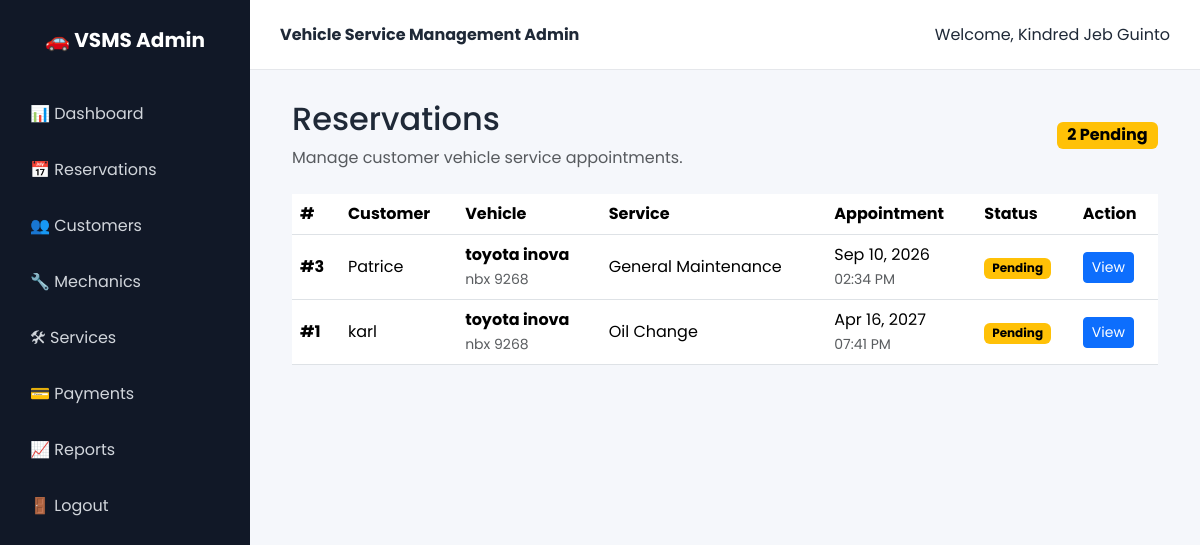
Page /vehicle-service-management-admin/reservations.php (signed in) on the committed database.
### tables this page shows
CREATE TABLE `reservations` (
  `id` int(11) NOT NULL,
  `user_id` int(11) NOT NULL,
  `vehicle_id` int(11) NOT NULL,
  `service_type` varchar(100) NOT NULL,
  `appointment_date` date NOT NULL,
  `appointment_time` time NOT NULL,
  `remarks` text DEFAULT NULL,
  `status` enum('Pending','Approved','In Progress','Completed','Cancelled') DEFAULT 'Pending',
  `mechanic_id` int(11) DEFAULT NULL,
  `created_at` timestamp NOT NULL DEFAULT current_timestamp()
);

CREATE TABLE `users` (
  `id` int(11) NOT NULL,
  `fullname` varchar(100) NOT NULL,
  `email` varchar(100) NOT NULL,
  `password` varchar(255) NOT NULL,
  `role` enum('customer','staff') DEFAULT 'customer',
  `created_at` timestamp NOT NULL DEFAULT current_timestamp()
);

CREATE TABLE `vehicles` (
  `id` int(11) NOT NULL,
  `user_id` int(11) NOT NULL,
  `brand` varchar(50) NOT NULL,
  `model` varchar(50) NOT NULL,
  `year` year(4) NOT NULL,
  `plate_number` varchar(20) NOT NULL,
  `color` varchar(30) DEFAULT NULL,
  `created_at` timestamp NOT NULL DEFAULT current_timestamp()
);

### vehicle-service-management-admin/reservations.php (the view, shortened to what this page needs)
<?php
include "includes/admin_header.php";
$query = "
    SELECT
        r.id,
        r.service_type,
        r.appointment_date,
        r.appointment_time,
        r.remarks,
        r.status,
        r.created_at,
        v.brand,
        v.model,
        v.plate_number,
        u.fullname AS customer_name
    FROM reservations r
    INNER JOIN vehicles v
        ON r.vehicle_id = v.id
    INNER JOIN users u
        ON r.user_id = u.id
    ORDER BY
        CASE
            WHEN r.status = 'Pending' THEN 1
            WHEN r.status = 'Approved' THEN 2
            WHEN r.status = 'In Progress' THEN 3
            WHEN r.status = 'Completed' THEN 4
            WHEN r.status = 'Cancelled' THEN 5
            ELSE 6
        END,
        r.appointment_date ASC,
        r.appointment_time ASC
";
$result = mysqli_query($conn, $query);
?>
<div class="container-fluid">
    <div class="d-flex justify-content-between align-items-center mb-4">
        <div>
            <h2>
                Reservations
            </h2>
            <p class="text-muted mb-0">
                Manage customer vehicle service appointments.
            </p>
        </div>
        <div>
            <span class="badge text-bg-warning fs-6">
                <?php
                $pending_query = "
                    SELECT COUNT(*) AS total
                    FROM reservations
                    WHERE status = 'Pending'
                ";
                $pending_result =
                    mysqli_query($conn, $pending_query);
                $pending = mysqli_fetch_assoc(
                    $pending_result
                );
                ?>
                <?= $pending['total']; ?> Pending
            </span>
        </div>
    </div>
    <div class="dashboard-card">
        <div class="table-responsive">
            <table class="table table-hover align-middle">
                <thead>
                    <tr>
                        <th>#</th>
                        <th>Customer</th>
                        <th>Vehicle</th>
                        <th>Service</th>
                        <th>Appointment</th>
                        <th>Status</th>
                        <th>Action</th>
                    </tr>
                </thead>
                <tbody>
                    <?php if (
                        $result &&
                        mysqli_num_rows($result) > 0
                    ): ?>
                        <?php while (
                            $reservation =
                            mysqli_fetch_assoc($result)
                        ): ?>
                            <?php
                            $status =
                                $reservation['status'];
                            $status_class = 'secondary';
                            if (
                                $status === 'Pending'
                            ) {
                                $status_class = 'warning';
                            } elseif (
                                $status === 'Approved'
                            ) {
                                $status_class = 'primary';
                            } elseif (
                                $status === 'In Progress'
                            ) {
                                $status_class = 'info';
                            } elseif (
                                $status === 'Completed'
                            ) {
                                $status_class = 'success';
                            } elseif (
                                $status === 'Cancelled'
                            ) {
                                $status_class = 'danger';
                            }
                            ?>
                            <tr>
                                <td>
                                    <strong>
                                        #<?= $reservation['id']; ?>
                                    </strong>
                                </td>
                                <td>
                                    <?= htmlspecialchars(
                                        $reservation[
                                            'customer_name'
                                        ]
                                    ); ?>
                                </td>
                                <td>
                                    <strong>
                                        <?= htmlspecialchars(
                                            $reservation[
                                                'brand'
                                            ]
                                        ); ?>
                                        <?= htmlspecialchars(
                                            $reservation[
                                                'model'
                                            ]
                                        ); ?>
                                    </strong>
                                    <br>
                                    <small class="text-muted">
                                        <?= htmlspecialchars(
                                            $reservation[
                                                'plate_number'
                                            ]
                                        ); ?>
                                    </small>
                                </td>
                                <td>
                                    <?= htmlspecialchars(
                                        $reservation[
                                            'service_type'
                                        ]
                                    ); ?>
                                </td>
                                <td>
                                    <?= date(
                                        'M d, Y',
                                        strtotime(
                                            $reservation[
                                                'appointment_date'
                                            ]
                                        )
                                    ); ?>
                                    <br>
                                    <small class="text-muted">
                                        <?= date(
                                            'h:i A',
                                            strtotime(
                                                $reservation[
                                                    'appointment_time'
                                                ]
                                            )
                                        ); ?>
                                    </small>
                                </td>
                                <td>
                                    <span
                                        class="badge text-bg-<?= $status_class; ?>"
                                    >
                                        <?= htmlspecialchars(
                                            $status
                                        ); ?>
                                    </span>
                                </td>
                                <td>
                                    <a
                                        href="reservation_view.php?id=<?= $reservation['id']; ?>"
                                        class="btn btn-sm btn-primary"
                                    >
                                        View
                                    </a>
                                </td>
                            </tr>
                        <?php endwhile; ?>
                    <?php endif; ?>
                </tbody>
            </table>
        </div>
    </div>
</div>
<?php
include "includes/admin_footer.php";
?>

### vehicle-service-management-admin/includes/admin_header.php (shortened to what this page needs)
<!DOCTYPE html>
<html lang="en">
<head>
    <link
        href="https://cdn.jsdelivr.net/npm/bootstrap@5.3.3/dist/css/bootstrap.min.css"
        rel="stylesheet"
    >
    <link
        rel="stylesheet"
        href="css/admin.css"
    >
</head>
<body>
<div class="admin-wrapper">
    <aside class="sidebar">
        <div class="sidebar-logo">
            🚗 VSMS Admin
        </div>
        <ul class="sidebar-menu">
            <li>
                <a href="dashboard.php">
                    📊 Dashboard
                </a>
            </li>
            <li>
                <a href="reservations.php">
                    📅 Reservations
                </a>
            </li>
            <li>
                <a href="customers.php">
                    👥 Customers
                </a>
            </li>
            <li>
                <a href="mechanics.php">
                    🔧 Mechanics
                </a>
            </li>
            <li>
                <a href="services.php">
                    🛠 Services
                </a>
            </li>
            <li>
                <a href="payments.php">
                    💳 Payments
                </a>
            </li>
            <li>
                <a href="reports.php">
                    📈 Reports
                </a>
            </li>
            <li>
                <a href="logout.php">
                    🚪 Logout
                </a>
            </li>
        </ul>
    </aside>
    <main class="admin-main">
        <header class="topbar">
            <div>
                <strong>
                    Vehicle Service Management Admin
                </strong>
            </div>
            <div>
                Welcome,
                <?= htmlspecialchars($_SESSION['admin_name']); ?>
            </div>
        </header>
        <div class="admin-content">

### vehicle-service-management-admin/includes/admin_footer.php (shortened to what this page needs)
        </div>
    </main>
</div>
</body>
</html>

### vehicle-service-management-admin/css/admin.css (style rules this page uses)
* { box-sizing: border-box; }
body { margin: 0; font-family: 'Poppins', sans-serif; background: #f5f7fb; color: #1f2937; }
.admin-wrapper { min-height: 100vh; }
.sidebar { position: fixed; left: 0; top: 0; width: 250px; height: 100vh; padding: 25px 15px; background: #111827; color: white; }
.sidebar-logo { text-align: center; font-size: 20px; font-weight: 700; margin-bottom: 35px; }
.sidebar-menu { list-style: none; margin: 0; padding: 0; }
.sidebar-menu li { margin-bottom: 8px; }
.sidebar-menu a { display: block; padding: 12px 15px; border-radius: 8px; color: #d1d5db; text-decoration: none; transition: 0.2s; }
.admin-main { margin-left: 250px; min-height: 100vh; }
.topbar { height: 70px; padding: 0 30px; display: flex; align-items: center; justify-content: space-between; background: white; border-bottom: 1px solid #e5e7eb; }
.admin-content { padding: 30px; }

### rows in the picture
reservations: id "3", user.fullname "Patrice", vehicle.brand "toyota", vehicle.model "inova", vehicle.plate_number "nbx 9268", service_type "General Maintenance", appointment_date "Sep 10, 2026", appointment_time "02:34 PM", status "Pending"
reservations: id "1", user.fullname "karl", vehicle.brand "toyota", vehicle.model "inova", vehicle.plate_number "nbx 9268", service_type "Oil Change", appointment_date "Apr 16, 2027", appointment_time "07:41 PM", status "Pending"

### other values in the picture
$_SESSION['admin_name'] "Kindred Jeb Guinto"
$pending['total'] "2"
